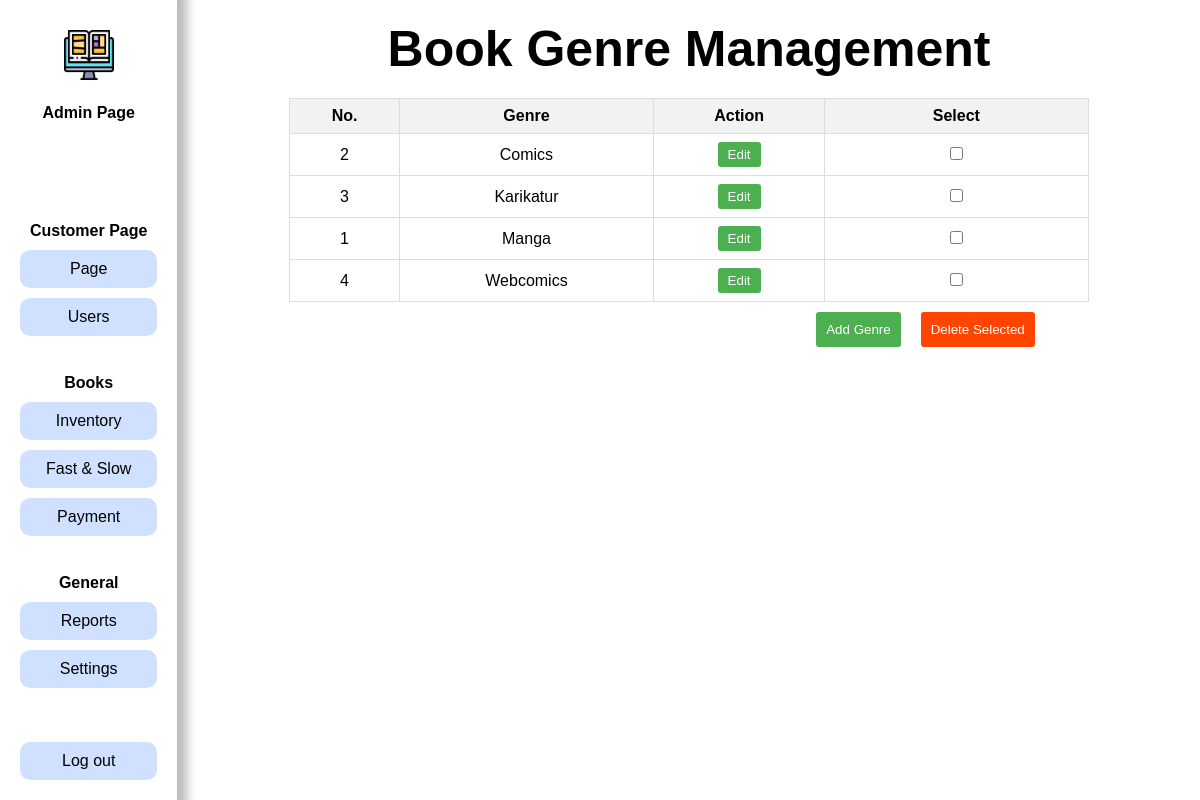
Screenshot of /editgenre.php with the database file from the repository.
### tables this page shows
CREATE TABLE `page` (
  `ItemID` int(11) NOT NULL,
  `Itemname` varchar(50) NOT NULL,
  `value` varchar(200) NOT NULL
);

CREATE TABLE `genre` (
  `GenreID` int(11) NOT NULL,
  `BookGenre` varchar(200) NOT NULL,
  `img` varchar(255) NOT NULL
);

### query.php (called while the page is built, shortened)
<?php
$queryPage = mysqli_query($con, "SELECT * FROM page WHERE ItemID IN (1, 2, 3, 4, 5)");
while ($rowPage = mysqli_fetch_assoc($queryPage)) {
    if ($rowPage["ItemID"] == 1) {
        $logo = $rowPage["value"];
    } elseif ($rowPage["ItemID"] == 2) {
        $companyname = $rowPage["value"];
    } elseif ($rowPage["ItemID"] == 3) {
        $backgroundimg = $rowPage["value"];
    } elseif ($rowPage["ItemID"] == 4) {
        $backgroundcolor = $rowPage["value"];
    } elseif ($rowPage["ItemID"] == 5) {
        $color = $rowPage["value"];
    }
}

### editgenre.php (the view, shortened to what this page needs)
<!DOCTYPE html>
<html lang="en">
<head>
    <link rel="stylesheet" href="css/admin.css">
    <link rel="stylesheet" href="css/editgenre.css">
</head>
<?php
include("connect.php");
include("query.php");
$query = "SELECT * FROM genre";
$result = mysqli_query($con, $query);
?>
<body>
    <?php include 'aheader.php'; ?>
    <section>
        <div class="wrapper" id="page">
            <h1 style="font-size: 50px">Book Genre Management</h1>
            <table class="user-table">
                <thead>
                    <tr>
                        <th>No.</th>
                        <th>Genre</th>
                        <th>Action</th>
                        <th>Select</th>
                    </tr>
                </thead>
                <tbody>
                    <?php while ($row = mysqli_fetch_assoc($result)): ?>
                        <?php $GenreID = $row['GenreID']; ?>
                        <tr id="user-row-<?= $GenreID ?>">
                            <td>
                                <?= $GenreID ?>
                            </td>
                            <td>
                                <?= $row['BookGenre'] ?>
                            </td>
                            <td>
                                <a href="editgenre2.php?GenreID=<?= $GenreID ?>"><button class="edit"
                                        type="submit">Edit</button></a>
                            </td>
                            <td style="min-width: 86px;">
                                <input type="checkbox" class="delete-checkbox" data-GenreID="<?= $GenreID ?>">
                            </td>
                        </tr>
                    <?php endwhile; ?>
                </tbody>
            </table>
            <div id="delete">
                <a href="addgenre3.php"><button class="Signup">Add Genre</button></a>
                <button class="delete" onclick="deleteSelectedRows()">Delete Selected</button>
            </div>
        </div>
    </section>
</body>
</html>

### aheader.php (shortened to what this page needs)
<header>
    <a href="admin.php"><img src="<?php echo $logo ?>" width="50" alt="Logo"></a>
    <div class="logoname"><a href="#"><strong>Admin Page</strong></a></div>
    <div class="header">
        <h4>Customer Page</h4>
        <a class="a" href="admin.php#page">Page</a>
        <a class="a" href="blockuser.php">Users</a><br>
        <h4>Books</h4>
        <a class="a" href="admin.php#inventory">Inventory</a>
        <a class="a" href="admin.php#dashboard">Fast & Slow</a>
        <a class="a" href="paymenthistory.php">Payment</a><br>
        <h4>General</h4>
        <a class="a" href="printreport.php">Reports</a>
        <a onclick='showSettingsPopup()' class="a" href="#settings">Settings</a>
    </div>
    <a class="a" id="logout" href="logout.php">Log out</a>
</header>

### css/admin.css (style rules this page uses)
* { font-family: Arial, Helvetica, sans-serif; scroll-behavior: smooth; transition: 0.6s ease; max-width: 99vw; padding: 0px; margin: 0px; box-sizing: inherit; }
a { text-decoration: none; color: black; }
header { background-color: white; height: 41px; z-index: 1; height: 100%; position: fixed; display: flex; flex-direction: row; align-items: center; gap: 20px; padding: 30px; box-shadow: 0px 0px 10px 10px #00000044; top: 0px; flex-direction: column; }
header .a { width: 100%; background-color: #0059ff2f; text-align: center; padding: 10px; border-radius: 10px; }
.header { margin-top: 10vh; display: flex; gap: 10px; align-items: center; flex-direction: column; }
.wrapper { margin-left: 60px; padding-top: 20px; padding-left: 130px; display: flex; flex-direction: column; align-items: center; }
#logout { margin-top: auto; margin-bottom: 50px; }

### css/editgenre.css (style rules this page uses)
.Signup { padding: 10px; cursor: pointer; background-color: #4CAF50; color: white; border: none; border-radius: 3px; transition: background-color 0.3s; }
.user-table { width: 80%; border-collapse: collapse; margin-top: 20px; }
.user-table th { background-color: #f2f2f2; }
.user-table th, .user-table td { border: 1px solid #dddddd; text-align: center; padding: 8px; }
.edit { padding: 5px 10px; cursor: pointer; background-color: #4CAF50; color: white; border: none; border-radius: 3px; transition: background-color 0.3s; }
.delete { padding: 10px; cursor: pointer; background-color: orangered; color: white; border: none; border-radius: 3px; transition: background-color 0.3s; }
#delete { margin-top: 10px; display: flex; width: 69.3%; justify-content: flex-end; gap: 20px; }

### rows the page displays
page: value (picture)
genre: GenreID "2", BookGenre "Comics"
genre: GenreID "3", BookGenre "Karikatur"
genre: GenreID "1", BookGenre "Manga"
genre: GenreID "4", BookGenre "Webcomics"
